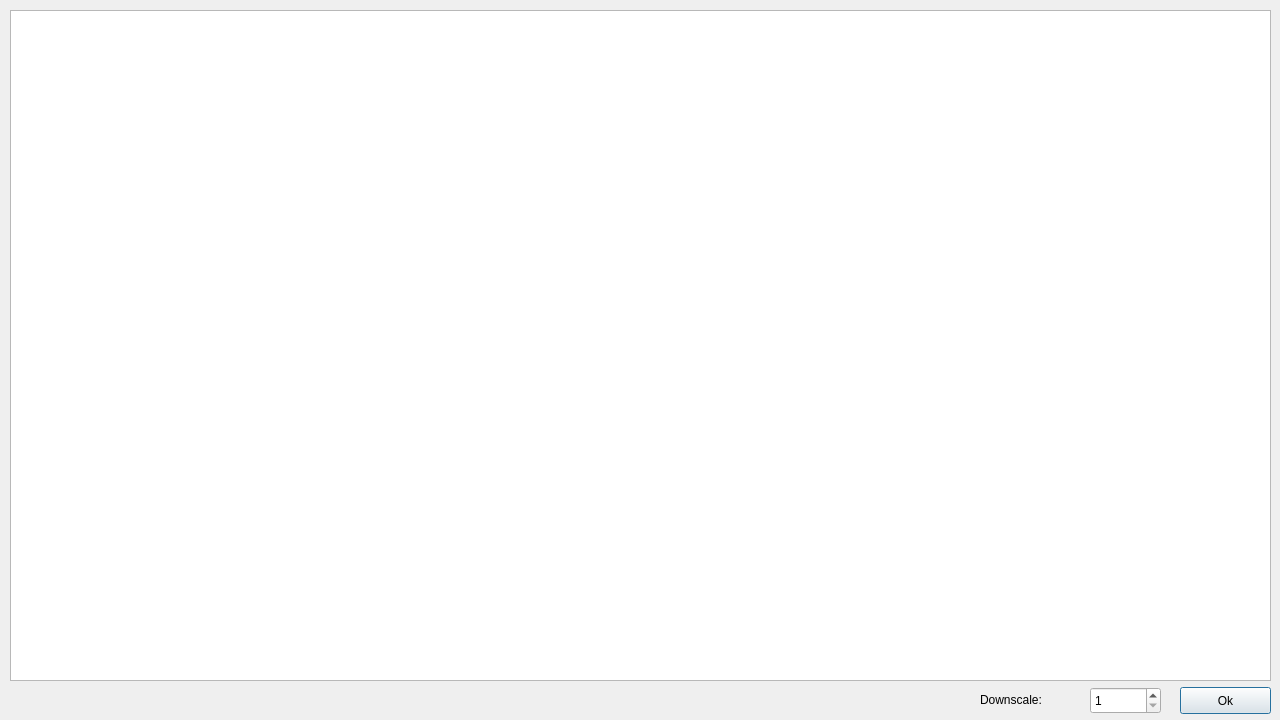
<?xml version="1.0" encoding="UTF-8"?>
<ui version="4.0">
 <class>CheckUpscaleWindow</class>
 <widget class="QDialog" name="CheckUpscaleWindow">
  <property name="windowModality">
   <enum>Qt::ApplicationModal</enum>
  </property>
  <property name="geometry">
   <rect>
    <x>0</x>
    <y>0</y>
    <width>1280</width>
    <height>720</height>
   </rect>
  </property>
  <property name="windowTitle">
   <string>Check Upscale</string>
  </property>
  <property name="sizeGripEnabled">
   <bool>false</bool>
  </property>
  <property name="modal">
   <bool>false</bool>
  </property>
  <widget class="QPushButton" name="okPushButton">
   <property name="geometry">
    <rect>
     <x>1180</x>
     <y>687</y>
     <width>91</width>
     <height>27</height>
    </rect>
   </property>
   <property name="text">
    <string>Ok</string>
   </property>
  </widget>
  <widget class="QGraphicsView" name="graphicsView">
   <property name="geometry">
    <rect>
     <x>10</x>
     <y>10</y>
     <width>1261</width>
     <height>671</height>
    </rect>
   </property>
   <property name="sizePolicy">
    <sizepolicy hsizetype="Fixed" vsizetype="Fixed">
     <horstretch>0</horstretch>
     <verstretch>0</verstretch>
    </sizepolicy>
   </property>
   <property name="sizeAdjustPolicy">
    <enum>QAbstractScrollArea::AdjustIgnored</enum>
   </property>
  </widget>
  <widget class="QSpinBox" name="downscaleSpinBox">
   <property name="geometry">
    <rect>
     <x>1090</x>
     <y>687</y>
     <width>71</width>
     <height>27</height>
    </rect>
   </property>
   <property name="minimum">
    <number>1</number>
   </property>
   <property name="maximum">
    <number>50</number>
   </property>
  </widget>
  <widget class="QLabel" name="label">
   <property name="geometry">
    <rect>
     <x>980</x>
     <y>690</y>
     <width>101</width>
     <height>20</height>
    </rect>
   </property>
   <property name="text">
    <string>Downscale:</string>
   </property>
  </widget>
 </widget>
 <resources/>
 <connections/>
</ui>
